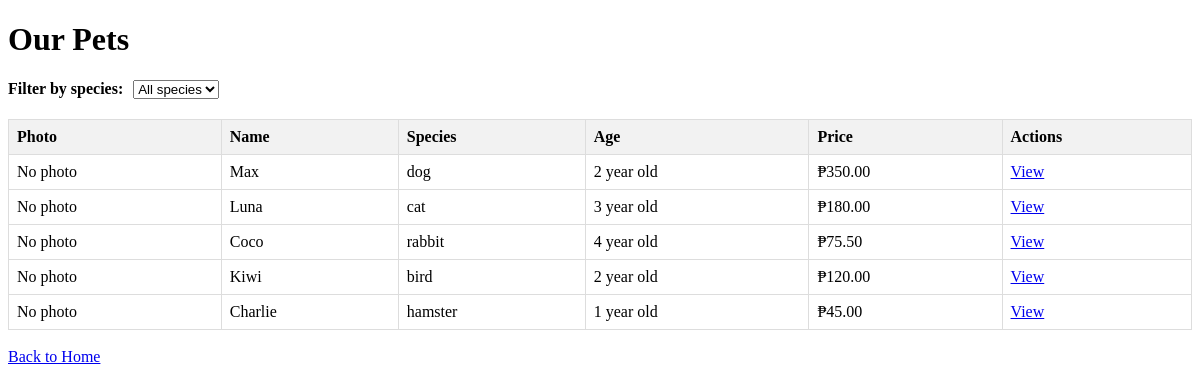
/public/pets/pets.php, run on the app's committed database.
### tables this page shows
CREATE TABLE `pets` (
  `id` int(11) NOT NULL,
  `name` varchar(50) NOT NULL,
  `species` varchar(30) DEFAULT NULL,
  `breed` varchar(100) DEFAULT NULL,
  `color` varchar(50) DEFAULT NULL,
  `age` int(11) DEFAULT NULL,
  `gender` enum('male','female') DEFAULT NULL,
  `price` decimal(10,2) DEFAULT NULL,
  `description` text DEFAULT NULL,
  `pet_status` enum('available','sold','reserved','adopted') DEFAULT 'available',
  `image` varchar(255) DEFAULT NULL,
  `created_at` timestamp NOT NULL DEFAULT current_timestamp(),
  `updated_at` timestamp NOT NULL DEFAULT current_timestamp() ON UPDATE current_timestamp(),
  `featured` tinyint(1) DEFAULT 0
);

### public/pets/pets.php (the view, shortened to what this page needs)
<?php
require_once '../../backend/config/database.php';
$selectedSpecies = isset($_GET['species']) ? trim($_GET['species']) : 'all';
$petsql = "SELECT * FROM pets";
$petsql .= " ORDER BY id ASC";
$stmt = $conn->prepare($petsql);
$stmt->execute();
$pets = $stmt->get_result();
?>
<!DOCTYPE html>
<html lang="en">
<head>
    <link rel="stylesheet" href="../../assets/css/pets.css">
</head>
<body>
    <h1>Our Pets</h1>
    <div class="filter-row">
        <label for="species">Filter by species:</label>
        <select id="species" onchange="loadPets()">
            <option value="all" <?php echo $selectedSpecies === 'all' ? 'selected' : ''; ?>>All species</option>
        </select>
    </div>
    <table>
        <thead>
            <tr>
                <th>Photo</th>
                <th>Name</th>
                <th>Species</th>
                <th>Age</th>
                <th>Price</th>
                <th>Actions</th>
            </tr>
        </thead>
        <tbody id="petsTableBody">
            <?php if($pets->num_rows > 0) : ?>
                <?php while($row = $pets->fetch_assoc()) : ?>
                    <tr>
                        <td>
                            <?php if(!empty($row['image'])): ?>
                            <img src="../../assets/uploads/pets/<?php echo htmlspecialchars($row['image']); ?>"
                                 width="50" height="50">
                            <?php else: ?>
                            No photo
                            <?php endif; ?>
                        </td>
                        <td><?php echo htmlspecialchars($row['name']); ?></td>
                        <td><?php echo htmlspecialchars($row['species']); ?></td>
                        <td><?php echo $row['age']; ?> year old</td>
                        <td>₱<?php echo $row['price']; ?></td>
                        <td>
                            <a href="pet_details?id=<?php echo $row['id']; ?>">View</a>
                        </td>
                    </tr>
                <?php endwhile; ?>
            <?php else : ?>
                <tr><td colspan='6'>No pets available.</td></tr>
            <?php endif; ?>
        </tbody>
    </table>
    <br>
    <a href="index">Back to Home</a>
</body>
</html>

### assets/css/pets.css (style rules this page uses)
table { border-collapse: collapse; width: 100%; }
th, td { border: 1px solid #ddd; padding: 8px; text-align: left; }
th { background-color: #f2f2f2; }
.filter-row { display: flex; gap: 10px; flex-wrap: wrap; align-items: center; margin-bottom: 20px; }
.filter-row label { font-weight: bold; }

### data on the page
pets: shows "No photo", name "Max", species "dog", age "2", price "350.00"
pets: shows "No photo", name "Luna", species "cat", age "3", price "180.00"
pets: shows "No photo", name "Coco", species "rabbit", age "4", price "75.50"
pets: shows "No photo", name "Kiwi", species "bird", age "2", price "120.00"
pets: shows "No photo", name "Charlie", species "hamster", age "1", price "45.00"
